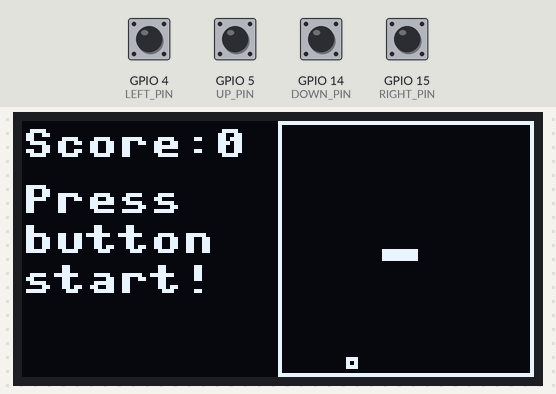
The program below on a simulated ESP32 board running MicroPython. Parts: 128×64 one-colour display. Inputs (shaded band) come from the test bench; at power-on: GPIO 4 (LEFT_PIN), GPIO 5 (UP_PIN), GPIO 14 (DOWN_PIN), GPIO 15 (RIGHT_PIN) HIGH. Random numbers come from a fixed seed; library files of the repository ran but are not shown: ssd1306.py; what the program prints to the serial console is not drawn.

Above: at 1.2 s.
1.3 s: GPIO 4 (LEFT_PIN) pulled LOW for 0.15 s
At 2.4 s:
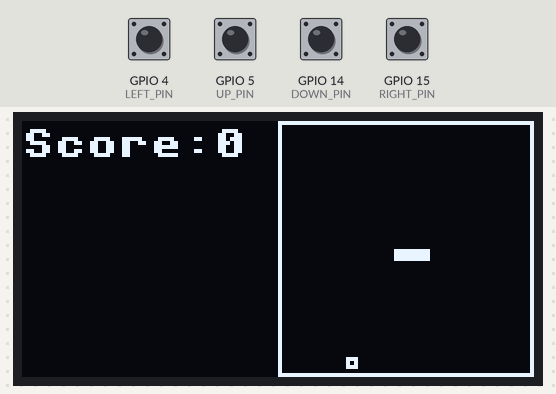
4.4 s: GPIO 5 (UP_PIN) pulled LOW for 0.15 s
At 4.8 s:
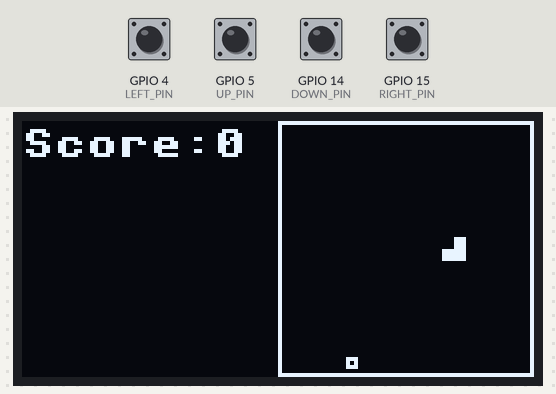
6.5 s: GPIO 15 (RIGHT_PIN) pulled LOW for 0.15 s
At 7.4 s:
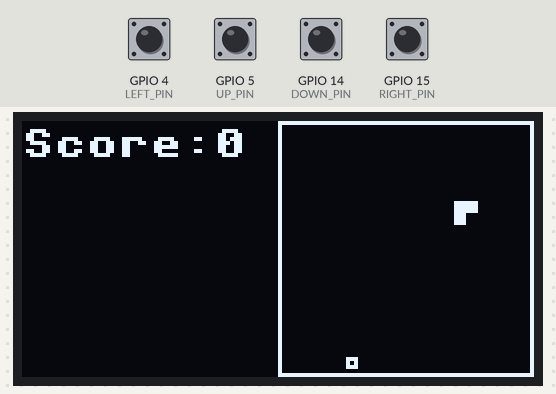
9.0 s: GPIO 14 (DOWN_PIN) pulled LOW for 0.15 s
At 9.9 s:
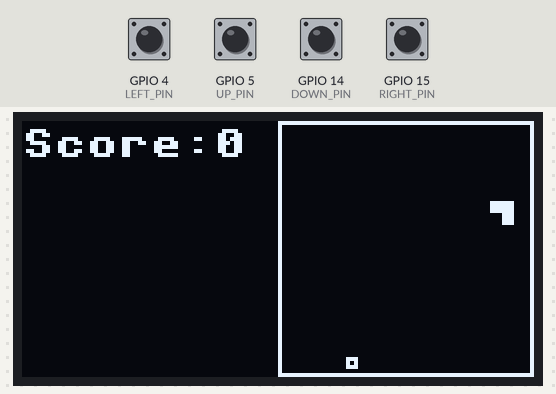
11.6 s: GPIO 15 (RIGHT_PIN) pulled LOW for 1 s
At 14.8 s:
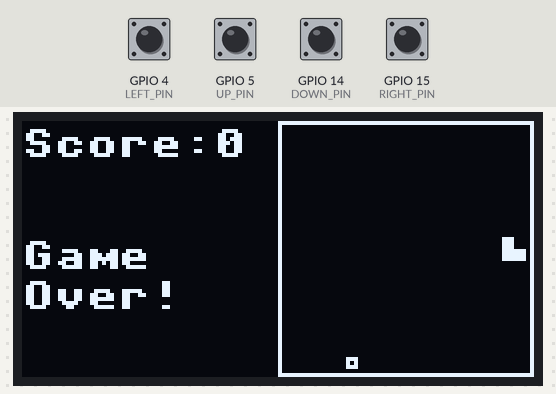
15.1 s: GPIO 4 (LEFT_PIN) pulled LOW for 1 s
At 16.1 s:
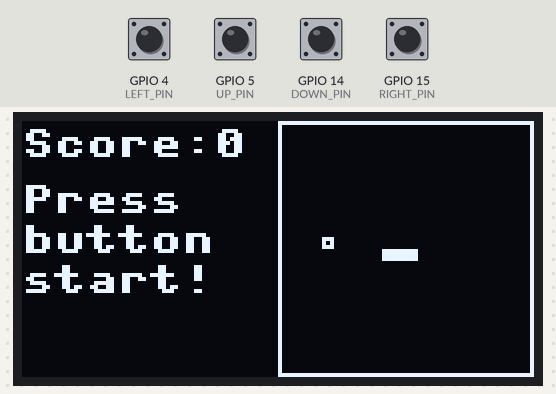
Timing chart, 0 to 18.1 s (numbered marks = the images above; inputs shaded):
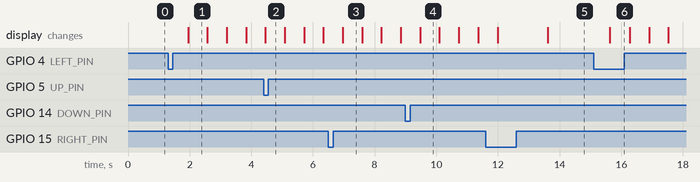

Measured:
- after the input at 1.3 s, the display: changes after 0.65 s (image 1)
- after the input at 15.1 s, the display: changes after 0.53 s (image 6)
- what the display in image 1 shows lasts 0.7 s, from 1.9 s to 2.6 s

The program:

SNAKE_main.py
```python
# -*- coding: utf-8 -*-
"""
显示在ssd1306上的贪吃蛇游戏
运行后，可以通过按任意按钮启动游戏。
默认情况下，蛇初始时从左到右移动。游戏的目的是收集尽可能多的水果，水果将随机放置。
随着每吃一个水果，蛇就会变得更长。
当蛇撞到墙上或它自己时，游戏结束，显示Gameover。
此时可通过按任意按钮，将游戏还原为起始值，然后触摸按钮即可再次启动游戏。
"""

# todo 要求：
#  1.在屏幕上输出现在的等级
#  等级要求：当蛇为一定值时，每次吃一定的水果会让他速度增加，到一定值停止增加
#  当蛇长为10的时候，每吃一个水果，其运动延时减少2，到运动延时降低为5时停止


import random   # 引入随机数库
import time     # 引入时间库
from machine import Pin, I2C
import ssd1306

SCREEN_WIDTH = 128
SCREEN_HEIGHT = 64  # 定义屏幕高度

# 上下左右引脚, 通过上拉电阻设为高电平【可ctrl点击Pin了解详情】
# 参数： 1. 选择所对应的IO口  2. 设置引脚是输入还是输出  3. 设置是否有电阻
# http://www.1zlab.com/wiki/micropython-esp32/pin/
# 使用上拉电阻将该引脚置高电平
UP_PIN = Pin(5, Pin.IN, Pin.PULL_UP)
DOWN_PIN = Pin(14 , Pin.IN, Pin.PULL_UP)
LEFT_PIN = Pin(4, Pin.IN, Pin.PULL_UP)
RIGHT_PIN = Pin(15, Pin.IN, Pin.PULL_UP)

# snake config
SNAKE_PIECE_SIZE = 3  # 蛇的每一格占用3*3个像素
MAX_SNAKE_LENGTH = 150  # 蛇的最长长度
MAP_SIZE_X = 20  # 活动范围
MAP_SIZE_Y = 20
START_SNAKE_SIZE = 3  # 初始长度
SNAKE_MOVE_DELAY = 30  # 移动延时


# game config
class State(object):
    START = 0
    RUNNING = 1
    GAMEOVER = 2

# https://www.runoob.com/python/python-func-classmethod.html
# 【@classmethod】有什么用 https://blog.csdn.net/qq_23981335/article/details/103798741

    @classmethod
    def setter(cls, state):
        if state == cls.START:
            return cls.START
        elif state == cls.RUNNING:
            return cls.RUNNING
        elif state == cls.GAMEOVER:
            return cls.GAMEOVER


class Direction(object):
    # 设定顺序
    UP = 0
    LEFT = 1
    DOWN = 2
    RIGHT = 3

    @classmethod
    def setter(cls, dirc):
        if dirc == cls.UP:
            return cls.UP
        elif dirc == cls.DOWN:
            return cls.DOWN
        elif dirc == cls.LEFT:
            return cls.LEFT
        elif dirc == cls.RIGHT:
            return cls.RIGHT

# https://docs.micropython.org/en/latest/library/machine.I2C.html
i2c = I2C(0)

# 初始化屏幕
screen = ssd1306.SSD1306_I2C(SCREEN_WIDTH, SCREEN_HEIGHT, I2C(0))


################ Snake 功能实现 ###################
class Snake(object):
    # 初始化函数
    def __init__(self):
        self.snake = []  # 初始位置[（x1,y1）,(x2,y2),...]一个元组列表
        self.fruit = []  # 水果，[x,y]
        self.snake_length = START_SNAKE_SIZE # 蛇的长度
        self.direction = Direction.RIGHT  # 当前前进方向
        self.new_direction = Direction.RIGHT  # 用户按键后的前进方向
        self.game_state = None # 游戏当前模式
        self.display = screen   # 显示设备初始化
        self.setup_game()   #初始化游戏

    def setup_game(self):
        """初始化游戏"""
        self.game_state = State.START   # 将游戏设置为开始状态
        self.reset_snake()  # 重新设置蛇的长度
        self.generate_fruit()   # 随机生成水果
        self.display.fill(0)    # 用指定的颜色填充整个FrameBuffer  0代表黑色
        self.draw_map() # 绘制地图
        self.show_score()   # 显示分数
        self.show_press_to_start()  # 显示提示信息
        self.display.show() # 显示内容

    def reset_snake(self):
        """重设蛇的位置"""
        self.snake = []  # 重置
        self.snake_length = START_SNAKE_SIZE
        for i in range(self.snake_length):
            self.snake.append((MAP_SIZE_X // 2 - i, MAP_SIZE_Y // 2))   # 将蛇移到屏幕中间

    def check_fruit(self):
        """检测蛇是否吃到水果，能否继续吃水果"""
        if self.snake[0][0] == self.fruit[0] and self.snake[0][1] == self.fruit[1]:
            if self.snake_length + 1 < MAX_SNAKE_LENGTH:
                self.snake_length += 1
                # 吃到水果后，将蛇增加一格
                self.snake.insert(0, (self.fruit[0], self.fruit[1]))
            self.generate_fruit()

    def generate_fruit(self):
        """随机生成水果位置，注意不能生成在蛇身上"""
        while True:
            self.fruit = [random.randint(1, MAP_SIZE_X - 1), random.randint(1, MAP_SIZE_Y - 1)]
            #【tuple】使用方法 https://www.runoob.com/python/att-tuple-tuple.html
            fruit = tuple(self.fruit)
            if fruit in self.snake:
                # 生成在蛇身上
                continue
            else:
                print('fruit: ', self.fruit)
                break

    @staticmethod
    def button_press():
        """是否有按键按下"""
        for pin in UP_PIN, DOWN_PIN, LEFT_PIN, RIGHT_PIN:
            if pin.value() == 0:  # 低电平表示按下
                return True
        return False

    def read_direction(self):
        """读取新的按键方向，不能与当前方向相反"""
        for direction, pin in enumerate((UP_PIN, LEFT_PIN, DOWN_PIN, RIGHT_PIN)):
            if pin.value() == 0 and not (direction == (self.direction + 2) % 4):
                self.new_direction = Direction.setter(direction)
                return

    def collection_check(self, x, y):
        """检查蛇社否撞到墙或者（x,y）位置"""
        for i in self.snake:
            if x == i[0] and y == i[1]:
                return True
        if x < 0 or y < 0 or x >= MAP_SIZE_X or y >= MAP_SIZE_Y:
            return True
        return False

    def move_snake(self):
        """按照方向键移动蛇，返回能否继续移动的布尔值"""
        x, y = self.snake[0]
        new_x, new_y = x, y

        if self.direction == Direction.UP:
            new_y -= 1
        elif self.direction == Direction.DOWN:
            new_y += 1
        elif self.direction == Direction.LEFT:
            new_x -= 1
        elif self.direction == Direction.RIGHT:
            new_x += 1

        if self.collection_check(new_x, new_y):  # 不能继续移动
            return False

        self.snake.pop()  # 去除最后一个位置
        self.snake.insert(0, (new_x, new_y))  # 在开头添加新位置
        return True  # 能继续移动

    def draw_map(self):
        """绘制地图区域: 蛇、水果、边界"""
        offset_map_x = SCREEN_WIDTH - SNAKE_PIECE_SIZE * MAP_SIZE_X - 2
        offset_map_y = 2

        # 绘制水果
        self.display.rect(self.fruit[0] * SNAKE_PIECE_SIZE + offset_map_x,
                          self.fruit[1] * SNAKE_PIECE_SIZE + offset_map_y,
                          SNAKE_PIECE_SIZE, SNAKE_PIECE_SIZE, 1)
        # 绘制地图边界, 边界占一个像素，但是绘制时在内侧留一个像素，当蛇头部到达内部一个像素时，即判定为碰撞
        self.display.rect(offset_map_x - 2,
                          0,
                          SNAKE_PIECE_SIZE * MAP_SIZE_X + 4,
                          SNAKE_PIECE_SIZE * MAP_SIZE_Y + 4, 1)
        # 绘制蛇
        for x, y in self.snake:
            self.display.fill_rect(x * SNAKE_PIECE_SIZE + offset_map_x,
                                   y * SNAKE_PIECE_SIZE + offset_map_y,
                                   SNAKE_PIECE_SIZE,
                                   SNAKE_PIECE_SIZE, 1)

    def show_score(self):
        """显示得分"""
        score = self.snake_length - START_SNAKE_SIZE
        # 【text】方法直接ctrl点击即可
        self.display.text('Score:%d' % score, 0, 2, 1)

    def show_press_to_start(self):
        """提示按任意键开始游戏"""
        self.display.text('Press', 0, 16, 1)
        self.display.text('button', 0, 26, 1)
        self.display.text('start!', 0, 36, 1)

    def show_game_over(self):
        """显示游戏结束"""
        self.display.text('Game', 0, 30, 1)
        self.display.text('Over!', 0, 40, 1)


#################  循环运行程序  ##################
if __name__ == '__main__':
    # print('******** Start ********')
    snake = Snake() # 定义一条蛇
    move_time = 0   # 移动次数
    while True:
        if snake.game_state == State.START:
            if Snake.button_press():
                snake.game_state = State.RUNNING

        elif snake.game_state == State.RUNNING:
            move_time += 1
            snake.read_direction()
            if move_time >= SNAKE_MOVE_DELAY:
                snake.direction = snake.new_direction
                snake.display.fill(0)
                if not snake.move_snake():
                    snake.game_state = State.GAMEOVER
                    snake.show_game_over()
                    time.sleep(1)
                snake.draw_map()
                snake.show_score()
                snake.display.show()
                snake.check_fruit()
                move_time = 0

        elif snake.game_state == State.GAMEOVER:
            if Snake.button_press():
                time.sleep_ms(500)
                snake.setup_game()
                print('******** new game ********')
                snake.game_state = State.START

        time.sleep_ms(20)
```
